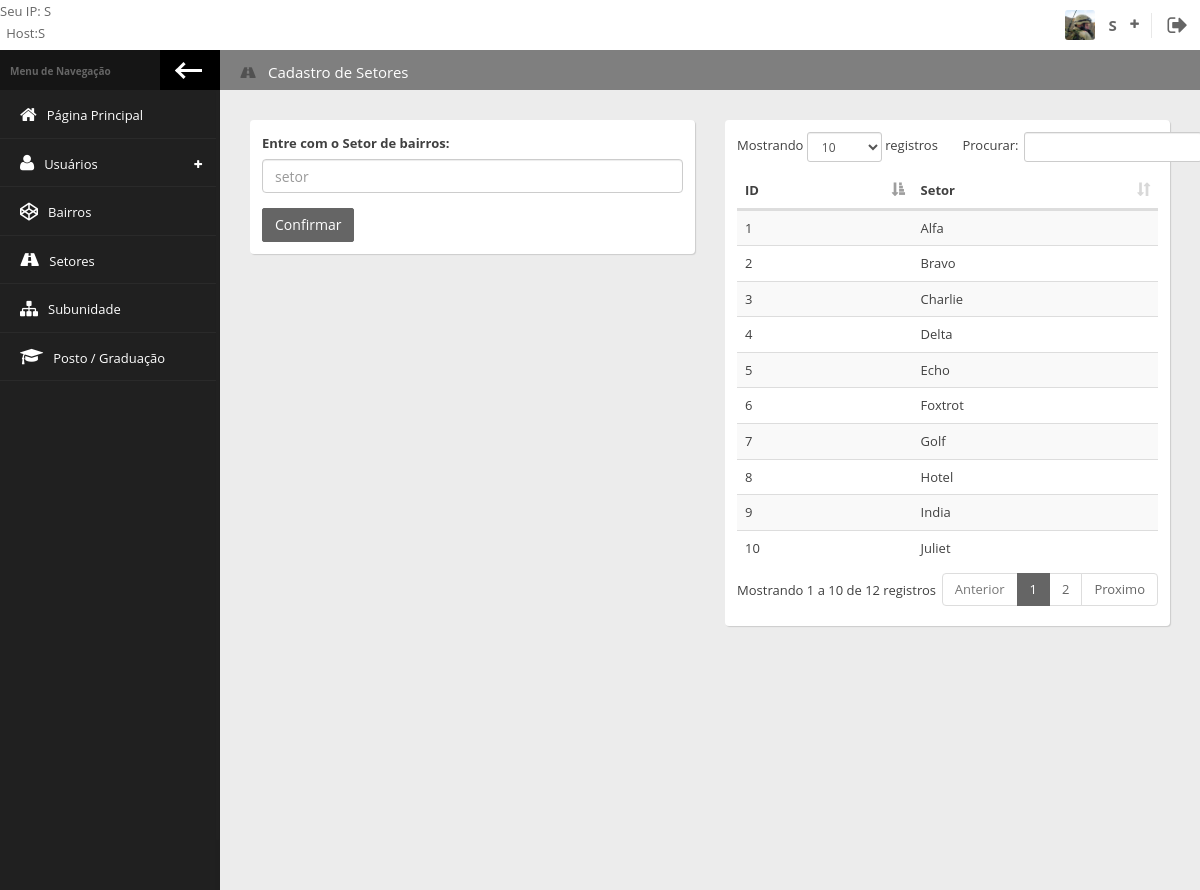
/cad_setor.php (signed in), run on the app's committed database.
### tables this page shows
CREATE TABLE `setores` (
  `id` int NOT NULL,
  `setor` varchar(30) NOT NULL
);

### cad_setor.php (the view, shortened to what this page needs)
<!doctype html>
<html lang="pt-BR" class="fixed">
<head>
    <link href="vendor/pace/pace-theme-minimal.css" rel="stylesheet" />
    <link rel="stylesheet" href="vendor/bootstrap/css/bootstrap.css">
    <link rel="stylesheet" href="vendor/font-awesome/css/font-awesome.css">
    <link rel="stylesheet" href="vendor/animate.css/animate.css">
    <link rel="stylesheet" href="stylesheets/css/style.css">
    <link rel="stylesheet" href="vendor/data-table/media/css/dataTables.bootstrap.min.css">
    <link rel="stylesheet" href="vendor/data-table/extensions/Responsive/css/responsive.bootstrap.min.css">
    <link href="vendor/pace/pace-theme-minimal.css" rel="stylesheet" />
    <link rel="stylesheet" href="vendor/select2/css/select2.min.css">
    <link rel="stylesheet" href="vendor/select2/css/select2-bootstrap.min.css">
</head>
<body>
<div class="wrap">
    <div class="page-header">
        <div class="leftside-header">
            <?php include 'copright.php'?>
        </div>
        <?php include 'painel_usu.php'; ?>
    </div>
    <div class="page-body">
        <div class="left-sidebar">
            <div class="left-sidebar-header">
                <div class="left-sidebar-title">
                    Menu de Navegação
                </div>
                <div class="left-sidebar-toggle c-hamburger c-hamburger--htla hidden-xs"
                     data-toggle-class="left-sidebar-collapsed" data-target="html">
                                <span>
                                </span>
                </div>
            </div>
            <?php include 'menu_opc.php'; ?>
        </div>
        <div class="content">
            <div class="content-header">
                <div class="leftside-content-header">
                    <ul class="breadcrumbs">
                        <li>
                            <i class="fa fa-road" aria-hidden="true">
                            </i>
                            <a href="cad_setor.php">Cadastro de Setores</a>
                        </li>
                    </ul>
                </div>
            </div>
            <div class="row animated fadeInUp">
                <div class="col-sm-12 col-md-6">
                    <div class="panel">
                        <div class="panel-content">
                            <div class="row">
                                <div class="col-md-12">
                                    <form id="inline-validation" action="conf_setor.php" method="post">
                                        <div class="form-group">
                                            <label for="inputMaxLength" class="control-label">Entre com o Setor de bairros:</label>
                                            <input type="text" class="form-control" id="inputMaxLength" name="setor" placeholder="setor" maxlength="30" required="Campo obrigatório">
                                        </div>
                                        <div class="form-group">
                                            <button type="submit" class="btn btn-primary">
                                                Confirmar
                                            </button>
                                        </div>
                                    </form>
                                </div>
                            </div>
                        </div>
                    </div>
                </div>
                <div class="col-sm-6">
                    <div class="panel">
                        <div class="panel-content">
                            <table id="responsive-table" class="data-table table table-striped table-hover responsive nowrap"
                                   cellspacing="0" width="100%">
                                <thead>
                                <tr>
                                    <th>
                                        ID
                                    </th>
                                    <th>
                                        Setor
                                    </th>
                                </tr>
                                </thead>
                                <tbody>
                                <?php
                                $pdo = conectar("membros");
                                $consulta = $pdo->prepare("SELECT * FROM setores");
                                $consulta->execute();
                                while ($reg = $consulta->fetch(PDO::FETCH_ASSOC)) :
                                    echo("<tr>");
                                    echo("<td>".$reg['id']."</td>");
                                    echo("<td>".$reg['setor']."</td>");
                                    echo("</tr>");
                                endwhile;
                                ?>
                                </tbody>
                            </table>
                        </div>
                    </div>
                </div>
            </div>
        </div>
    </div>
</div>
</body>
</html>

### data on the page
setores: id "1", setor "Alfa"
setores: id "2", setor "Bravo"
setores: id "3", setor "Charlie"
setores: id "4", setor "Delta"
setores: id "5", setor "Echo"
setores: id "6", setor "Foxtrot"
setores: id "7", setor "Golf"
setores: id "8", setor "Hotel"
setores: id "9", setor "India"
setores: id "10", setor "Juliet"

### other printed values
$_SESSION['user_ip'] "S"
$_SESSION['acesuser'] "S"
$_SESSION['user_pgradsimples'] "S"
